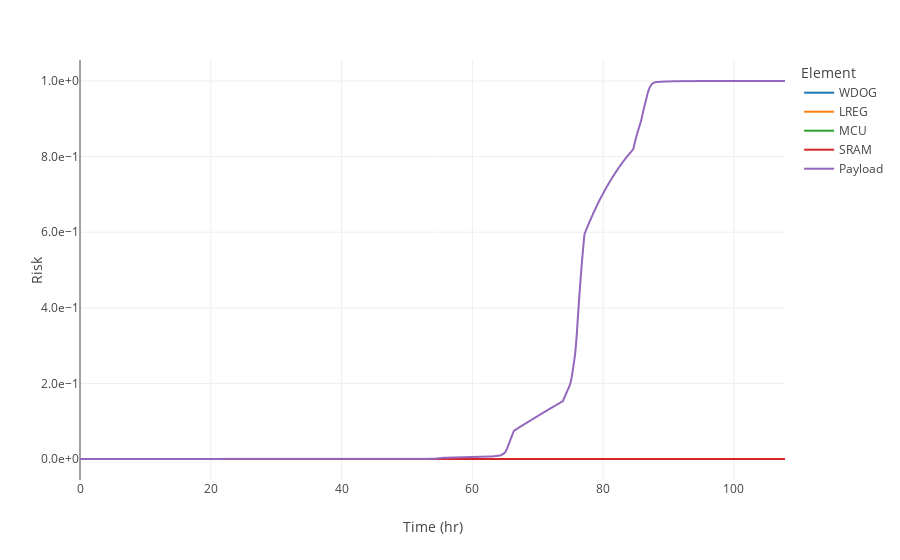
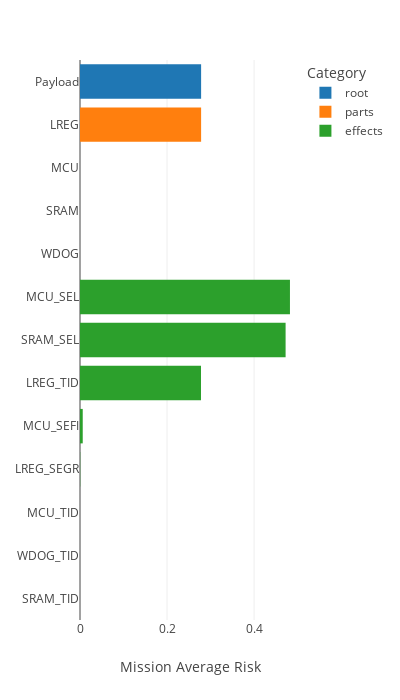

These figures' notebook cell, in order:
### Markdown cell above
## Time-dependent risk

### Code cell
### risk time-series
display(risk)
fig = px.line(risk[parts + [root]],labels={'value':'Risk','variable':'Element'})
fig.write_image(f'{project_dir}/figures/risk.png',scale=3)
fig.show()
### risk mean
mean = pd.DataFrame({
    'root':risk[[root]].mean(),
    'parts':risk[parts].mean(),
    'effects':risk[effects].mean(),
})
mean = mean.sort_values(by=['effects','parts','root'])
display(mean)
fig = px.bar(mean,orientation='h',labels={'value':'Mission Average Risk','variable':'Category','index':''})
fig.update_layout(height=700,width=400)
fig.write_image(f'{project_dir}/figures/risk_bars.png',scale=3)
fig.show()

### Figure 1 — Plotly figure (JSON) as saved in the notebook; plotly's stock layout.template omitted (floating-point values rounded to 4 significant figures; data arrays with more than 128 entries replaced by an {"elided": "..."} marker saying what was removed)
{"data": [{"hovertemplate": "Element=WDOG<br>Time (hr)=%{x}<br>Risk=%{y}<extra></extra>", "legendgroup": "WDOG", "line": {"color": "#1F77B4", "dash": "solid"}, "marker": {"symbol": "circle"}, "mode": "lines", "name": "WDOG", "showlegend": true, "type": "scattergl", "x": {"elided": "3110 float values"}, "xaxis": "x", "y": {"elided": "3110 int values"}, "yaxis": "y"}, {"hovertemplate": "Element=LREG<br>Time (hr)=%{x}<br>Risk=%{y}<extra></extra>", "legendgroup": "LREG", "line": {"color": "#FF7F0E", "dash": "solid"}, "marker": {"symbol": "circle"}, "mode": "lines", "name": "LREG", "showlegend": true, "type": "scattergl", "x": {"elided": "3110 float values"}, "xaxis": "x", "y": {"elided": "3110 float values"}, "yaxis": "y"}, {"hovertemplate": "Element=MCU<br>Time (hr)=%{x}<br>Risk=%{y}<extra></extra>", "legendgroup": "MCU", "line": {"color": "#2CA02C", "dash": "solid"}, "marker": {"symbol": "circle"}, "mode": "lines", "name": "MCU", "showlegend": true, "type": "scattergl", "x": {"elided": "3110 float values"}, "xaxis": "x", "y": {"elided": "3110 float values"}, "yaxis": "y"}, {"hovertemplate": "Element=SRAM<br>Time (hr)=%{x}<br>Risk=%{y}<extra></extra>", "legendgroup": "SRAM", "line": {"color": "#D62728", "dash": "solid"}, "marker": {"symbol": "circle"}, "mode": "lines", "name": "SRAM", "showlegend": true, "type": "scattergl", "x": {"elided": "3110 float values"}, "xaxis": "x", "y": {"elided": "3110 float values"}, "yaxis": "y"}, {"hovertemplate": "Element=Payload<br>Time (hr)=%{x}<br>Risk=%{y}<extra></extra>", "legendgroup": "Payload", "line": {"color": "#9467BD", "dash": "solid"}, "marker": {"symbol": "circle"}, "mode": "lines", "name": "Payload", "showlegend": true, "type": "scattergl", "x": {"elided": "3110 float values"}, "xaxis": "x", "y": {"elided": "3110 float values"}, "yaxis": "y"}], "layout": {"legend": {"title": {"text": "Element"}, "tracegroupgap": 0}, "margin": {"t": 60}, "xaxis": {"anchor": "y", "domain": [0, 1], "title": {"text": "Time (hr)"}}, "yaxis": {"anchor": "x", "domain": [0, 1], "title": {"text": "Risk"}}}}

### Figure 2 — Plotly figure (JSON) as saved in the notebook; plotly's stock layout.template omitted (floating-point values rounded to 4 significant figures)
{"data": [{"alignmentgroup": "True", "hovertemplate": "Category=root<br>Mission Average Risk=%{x}<br>=%{y}<extra></extra>", "legendgroup": "root", "marker": {"color": "#1F77B4", "pattern": {"shape": ""}}, "name": "root", "offsetgroup": "root", "orientation": "h", "showlegend": true, "textposition": "auto", "type": "bar", "x": [null, null, null, null, null, null, null, null, null, null, null, null, 0.2783], "xaxis": "x", "y": ["SRAM_TID", "WDOG_TID", "MCU_TID", "LREG_SEGR", "MCU_SEFI", "LREG_TID", "SRAM_SEL", "MCU_SEL", "WDOG", "SRAM", "MCU", "LREG", "Payload"], "yaxis": "y"}, {"alignmentgroup": "True", "hovertemplate": "Category=parts<br>Mission Average Risk=%{x}<br>=%{y}<extra></extra>", "legendgroup": "parts", "marker": {"color": "#FF7F0E", "pattern": {"shape": ""}}, "name": "parts", "offsetgroup": "parts", "orientation": "h", "showlegend": true, "textposition": "auto", "type": "bar", "x": [null, null, null, null, null, null, null, null, 0, 2.804e-06, 3.745e-06, 0.2783, null], "xaxis": "x", "y": ["SRAM_TID", "WDOG_TID", "MCU_TID", "LREG_SEGR", "MCU_SEFI", "LREG_TID", "SRAM_SEL", "MCU_SEL", "WDOG", "SRAM", "MCU", "LREG", "Payload"], "yaxis": "y"}, {"alignmentgroup": "True", "hovertemplate": "Category=effects<br>Mission Average Risk=%{x}<br>=%{y}<extra></extra>", "legendgroup": "effects", "marker": {"color": "#2CA02C", "pattern": {"shape": ""}}, "name": "effects", "offsetgroup": "effects", "orientation": "h", "showlegend": true, "textposition": "auto", "type": "bar", "x": [0, 0, 3.745e-06, 0.0004785, 0.006278, 0.278, 0.4725, 0.4824, null, null, null, null, null], "xaxis": "x", "y": ["SRAM_TID", "WDOG_TID", "MCU_TID", "LREG_SEGR", "MCU_SEFI", "LREG_TID", "SRAM_SEL", "MCU_SEL", "WDOG", "SRAM", "MCU", "LREG", "Payload"], "yaxis": "y"}], "layout": {"barmode": "relative", "height": 700, "legend": {"title": {"text": "Category"}, "tracegroupgap": 0}, "margin": {"t": 60}, "width": 400, "xaxis": {"anchor": "y", "domain": [0, 1], "title": {"text": "Mission Average Risk"}}, "yaxis": {"anchor": "x", "domain": [0, 1], "title": {"text": ""}}}}
